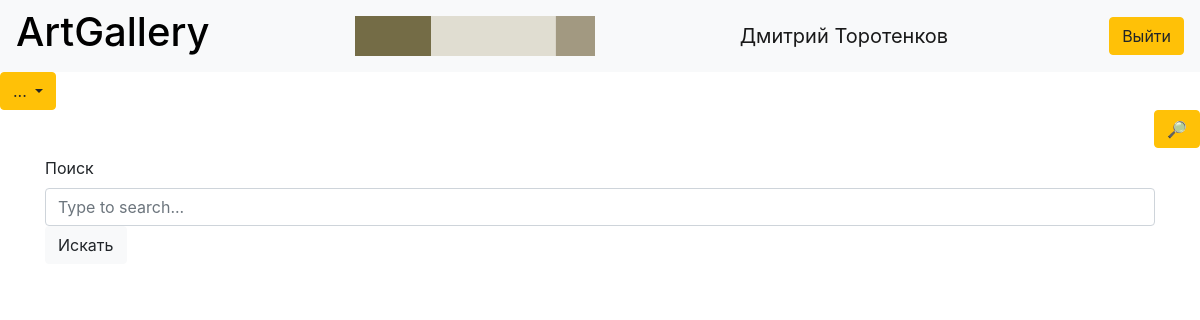
The page /search (signed in) on the database its author committed.
### data/users.py (models this page shows, shortened)
class User(SqlAlchemyBase, UserMixin, SerializerMixin):
    __tablename__ = 'users'
    id = sqlalchemy.Column(sqlalchemy.Integer, primary_key=True, autoincrement=True)
    surname = sqlalchemy.Column(sqlalchemy.String, nullable=True)
    name = sqlalchemy.Column(sqlalchemy.String, nullable=True)
    email = sqlalchemy.Column(sqlalchemy.String, index=True, unique=True, nullable=True)
    favorite = sqlalchemy.Column(sqlalchemy.String, nullable=True)
    avatar = sqlalchemy.Column(sqlalchemy.String)
    pull = sqlalchemy.Column(sqlalchemy.Integer, nullable=True, default=0)
    hashed_password = sqlalchemy.Column(sqlalchemy.String, nullable=True)
    modifed_date = sqlalchemy.Column(sqlalchemy.DateTime, default=datetime.datetime.now)

### main.py (the view, shortened to what this page needs)
@app.route('/search', methods=['GET', 'POST'])
def search():
    db_sess = db_session.create_session()
    if request.method == 'GET':
        paints = db_sess.query(Gallery).all()
        artists = db_sess.query(Artist).all()
        return render_template('search.html', paints=paints, artists=artists)

### data/db_session.py (called while the page is built)
def create_session() -> Session:
    global __factory
    return __factory()

### main.py (called while the page is built)
@login_manager.user_loader
def load_user(user_id):
    db_sess = db_session.create_session()
    return db_sess.query(User).get(user_id)

### templates/search.html (shortened to what this page needs)
{% extends "base.html" %}
{% block content %}
<form action="" method="post">
<label for="exampleDataList" class="form-label">Поиск</label>
<input class="form-control" list="datalistOptions" id="exampleDataList" name="search" placeholder="Type to search...">
<button type="submit" class="btn btn-light" id="homeSubmit">Искать</button>
</form>
{% endblock %}

### templates/base.html (shortened to what this page needs)
<!DOCTYPE html>
<html lang="en">
<head>
    <link rel="stylesheet" href="https://stackpath.bootstrapcdn.com/bootstrap/4.4.1/css/bootstrap.min.css"
>
</head>
<body>
<header>
    <nav class="navbar navbar-light bg-light">
        <h1><a href="/" id="title" style="text-decoration:none;color:black">ArtGallery</a></h1>
        {% if current_user.is_authenticated %}
        {% if current_user.avatar %}
        <img src={{'../static/avatars/' + current_user.avatar}} height="40px">
        {% endif %}
        <a class="navbar-brand" href={{'/page/' + current_user.name + current_user.surname }}>{{ current_user.name }} {{ current_user.surname }}</a>
        <a class="btn btn-warning" href="/logout">Выйти</a>
        {% else %}
        <p>
            <a class="btn btn-primary " href="/register">Register</a>
            <a class="btn btn-success" href="/login">Log in</a>
        </p>
        {% endif %}
    </nav>
            <div class="dropdown">
  <button class="btn btn-warning dropdown-toggle" type="button" id="dropdownMenuButton1" data-bs-toggle="dropdown" aria-expanded="false">
    ...
  </button>
</div>
    <div align="right"><a href="/search" class="btn btn-warning">
            &#128270;
        </a></div>
</header>
<main role="main" class="container">
    {% block content %}{% endblock %}
</main>
</body>
</html>

### rows shown on the page
User: avatar (picture), name "Дмитрий", surname "Торотенков"
